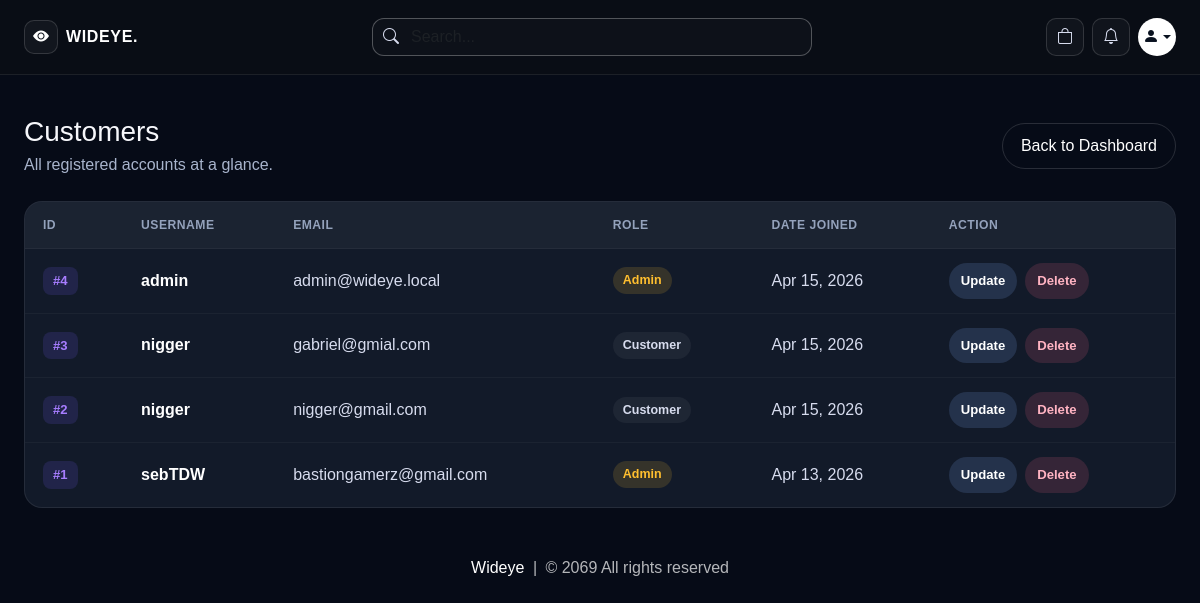
The page /customers (signed in) on the database as committed earlier.
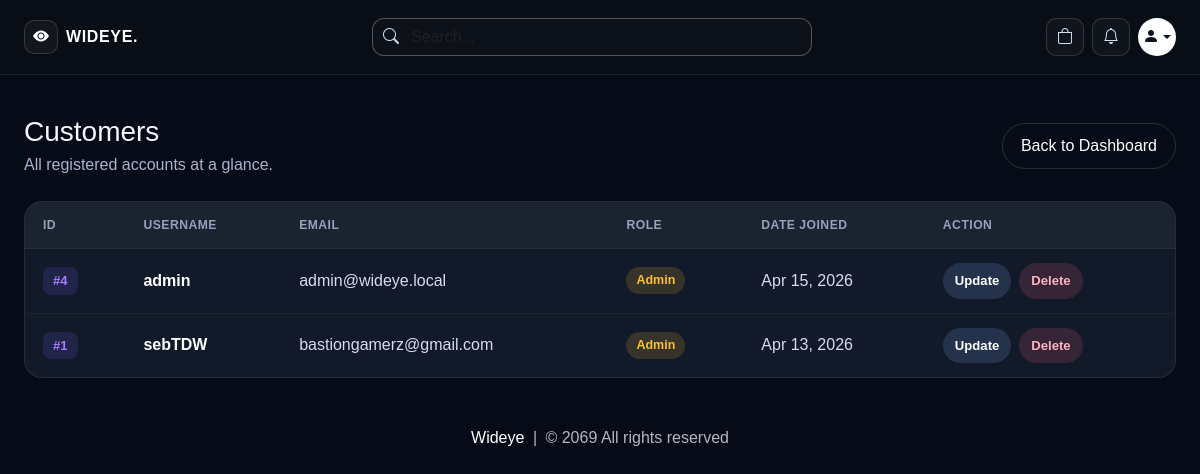
The same page on the database as committed later.
### website/models.py (models this page shows, shortened)
class Customer(db.Model, UserMixin):
    id = db.Column(db.Integer, primary_key=True)
    email = db.Column(db.String(100), unique=True)
    username = db.Column(db.String(100))
    password_hash = db.Column(db.String(150))
    is_admin = db.Column(db.Boolean, default=False, nullable=False)
    face_profile_name = db.Column(db.String(100))
    usual_product_id = db.Column(db.Integer, db.ForeignKey('product.id'), nullable=True)
    date_joined = db.Column(db.DateTime(), default=datetime.utcnow)
    cart_items = db.relationship('Cart', backref=db.backref('customer', lazy=True))
    orders = db.relationship('Order', backref=db.backref('customer', lazy=True))
    usual_product = db.relationship('Product', foreign_keys=[usual_product_id])
    usual_items = db.relationship(
        'UsualOrderItem',
        backref=db.backref('customer', lazy=True),
        cascade='all, delete-orphan',
        order_by='UsualOrderItem.id'
    )
    @property
    def password(self):
        raise AttributeError('Password is not a readable Attribute')

### website/admin.py (the view)
@admin.route('/customers')
@login_required
def display_customers():
    if current_user_is_admin():
        customers = Customer.query.order_by(Customer.date_joined.desc(), Customer.id.desc()).all()
        return render_template('customers.html', customers=customers)
    return render_template('404.html')

### website/admin.py (called while the page is built)
def current_user_is_admin():
    return current_user.is_authenticated and bool(getattr(current_user, 'is_admin', False))

### website/templates/customers.html (shortened to what this page needs)
{% extends 'base.html' %}
{% block body %}
<div class="wideye-shell py-4">
    <div class="d-flex flex-wrap align-items-center justify-content-between gap-3 mb-4">
        <div>
            <h1 class="h3 mb-1">Customers</h1>
            <p style="color:#a8b4cc;" class="mb-0">All registered accounts at a glance.</p>
        </div>
        <a href="/admin-page" style="border:1px solid rgba(255,255,255,0.14);border-radius:999px;padding:10px 18px;color:#fff;">Back to Dashboard</a>
    </div>
    {% if customers | length < 1 %}
    <div class="text-center py-5">
        <h3>No customers yet.</h3>
    </div>
    {% else %}
    <div class="wideye-table-wrap">
        <table class="wideye-table">
            <thead>
                <tr>
                    <th>ID</th>
                    <th>Username</th>
                    <th>Email</th>
                    <th>Role</th>
                    <th>Date Joined</th>
                    <th>Action</th>
                </tr>
            </thead>
            <tbody>
                {% for customer in customers %}
                <tr>
                    <td><span class="wideye-id-badge">#{{ customer.id }}</span></td>
                    <td style="color:#fff;font-weight:600;">{{ customer.username }}</td>
                    <td>{{ customer.email }}</td>
                    <td>
                        <span class="wideye-customer-role {% if customer.is_admin %}admin{% endif %}">
                            {% if customer.is_admin %}Admin{% else %}Customer{% endif %}
                        </span>
                    </td>
                    <td>{{ customer.date_joined.strftime('%b %d, %Y') if customer.date_joined else 'N/A' }}</td>
                    <td>
                        <div class="wideye-customer-actions">
                            <a href="/update-customer/{{ customer.id }}" class="wideye-customer-action edit">Update</a>
                            <a href="/delete-customer/{{ customer.id }}" class="wideye-customer-action delete" onclick="return confirm('Delete {{ customer.username }}? This will remove their account data.');">Delete</a>
                        </div>
                    </td>
                </tr>
                {% endfor %}
            </tbody>
        </table>
    </div>
    {% endif %}
</div>
{% endblock %}

Rows that differ between the two databases and show on the page:
removed Customer: id "3", username "nigger", email "gabriel@gmial.com", is_admin "Customer", date_joined "Apr 15, 2026"
removed Customer: id "2", username "nigger", email "nigger@gmail.com", is_admin "Customer", date_joined "Apr 15, 2026"
